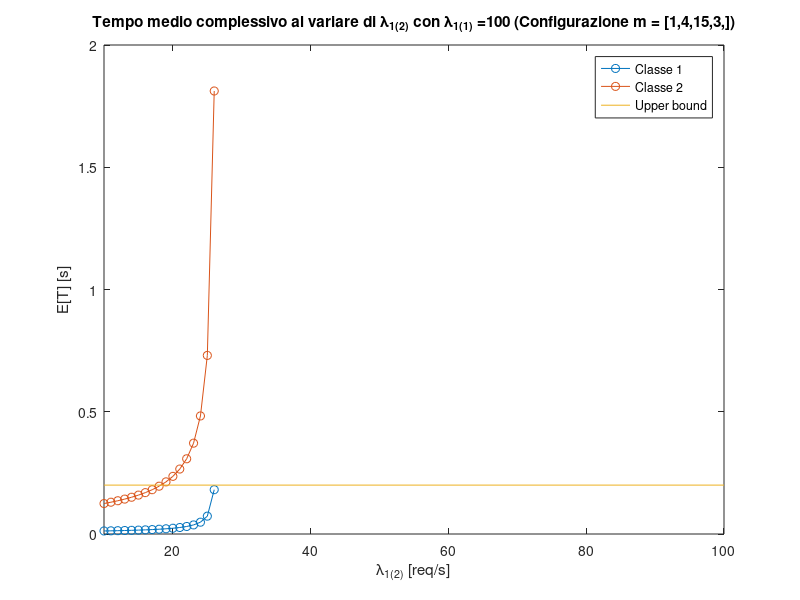

MATLAB code to generate this figure:
%% Definizione dei parametri
% Definizione dei parametri del tempo medio di servizion
mean_service_time_pcscf_class1 = 1.1*10^-3;
mean_service_time_scscf_class1 = 7.2*10^-3;
mean_service_time_icscf_class1 = 4.1*10^-2;
mean_service_time_hss_class1 = 4.6*10^-3;

mean_service_time_pcscf_class2 = mean_service_time_pcscf_class1 * 10;
mean_service_time_scscf_class2 = mean_service_time_scscf_class1 * 10;
mean_service_time_icscf_class2 = mean_service_time_icscf_class1 * 10;
mean_service_time_hss_class2 = mean_service_time_hss_class1 * 10;

% Definizione dei parametri del tasso degli arrivi esterni per il P-CSCF
lambda_ext_pcscf_class1 = 100;
lambda_ext_pcscf_class2 = 100;

% Definizione del numero di server per nodo
m_pcscf = 1;
m_scscf = 4;
m_icscf = 15;
m_hss = 3;

K = 4; % Numero di nodi
C = 2; % Numero di classi

T_limit = 200*10^-3; % Tempo di session setup limite

%-------------------------------------------------------------------------------
%% Definizione della matrice di probabilità di routing
% Si presuppone che non sia possibile effettuare il passaggio da una classe
% ad un'altra
P = zeros(C,K,C,K);

P(1,:,1,:) = [0 1 0 0; 0 0 1 0; 0 0 0 1; 0 0 0 0];
P(2,:,2,:) = P(1,:,1,:);

%-------------------------------------------------------------------------------
%% Definizione dei vettori necessari per svolgere le operazioni
% Definizione del vettore dei server
m_vector = [m_pcscf; m_scscf; m_icscf; m_hss];

% Definizione del vettore lambda_ext
lambda_ext_matrix = zeros(C,K);

lambda_ext_matrix(1,1) = lambda_ext_pcscf_class1;
lambda_ext_matrix(2,1) = lambda_ext_pcscf_class2;
lambda_ext_vector = sum(lambda_ext_matrix,2)';

% Definizione della matrice dei tempi di servizi medi
S = zeros(C,K);

S(:,1) = [mean_service_time_pcscf_class1; mean_service_time_pcscf_class2];
S(:,2) = [mean_service_time_scscf_class1; mean_service_time_scscf_class2];
S(:,3) = [mean_service_time_icscf_class1; mean_service_time_icscf_class2];
S(:,4) = [mean_service_time_hss_class1; mean_service_time_hss_class2];

% Calcolo del vettore di visite per una rete multi-class open
V = qnomvisits(P, lambda_ext_matrix);

%-------------------------------------------------------------------------------
% Calcolo del tempo di risposta complessio del servizio per le due classi
T_tot_func = @(Q, lambda_ext_vector) sum(Q,2)./lambda_ext_vector;

%-------------------------------------------------------------------------------
%% Plot del grafico del tempo complessivo al variare di lambda_ext

% Definizione dei vettori di supporto
lambda_ext_pcscf_class2_experiments = 10:1:100
lambda_ext_pcscf_class2_num_experiments = length(lambda_ext_pcscf_class2_experiments)

lambda_ext_vector_experiments = zeros(lambda_ext_pcscf_class2_num_experiments, C);
T_tot_experiments = zeros(lambda_ext_pcscf_class2_num_experiments, C);

for ii=1:lambda_ext_pcscf_class2_num_experiments

  % Definizione del nuovo vettore di lambda_ext
  lambda_ext_pcscf_class2_current_experiment = lambda_ext_pcscf_class2_experiments(ii);

  lambda_ext_matrix_current_experiment = zeros(C,K);
  lambda_ext_matrix_current_experiment(1,1) = lambda_ext_pcscf_class1;
  lambda_ext_matrix_current_experiment(2,1) = lambda_ext_pcscf_class2_current_experiment;
  lambda_ext_vector_experiments(ii,:) = sum(lambda_ext_matrix_current_experiment,2)';

  % Calcolo del vettore delle visite
  V = qnomvisits(P, lambda_ext_matrix_current_experiment);

  % Analisi della coda
  try
    [U,R,Q,X] = qnom(lambda_ext_vector_experiments(ii,:), S, V, m_vector);

    % Calcolo dei tempi complessivi per classe
    T_tot_experiments(ii,:) = T_tot_func(Q, lambda_ext_vector_experiments(ii,:)');
  catch
    T_tot_experiments(ii,:) = [NaN, NaN];
  end_try_catch

end

% Plot del grafico
figure;

xlim_vector = [lambda_ext_pcscf_class2_experiments(1) lambda_ext_pcscf_class2_experiments(end)];

plot(repmat(lambda_ext_pcscf_class2_experiments', 1,2), T_tot_experiments, '-o');
hold on;
plot(xlim_vector, [T_limit T_limit]);
hold off;

titletext = strcat('Tempo medio complessivo al variare di \lambda_{1(2)} con \lambda_{1(1)} = ', ...
  num2str(lambda_ext_pcscf_class1), ' (Configurazione m = [');
for ii=1:K
  titletext = strcat(titletext, num2str(m_vector(ii)), ',');
end
titletext = strcat(titletext, '])');

title(titletext);
legend('Classe 1', 'Classe 2', 'Upper bound');
xlabel('\lambda_{1(2)} [req/s]');
ylabel('E[T] [s]');
xlim(xlim_vector);
